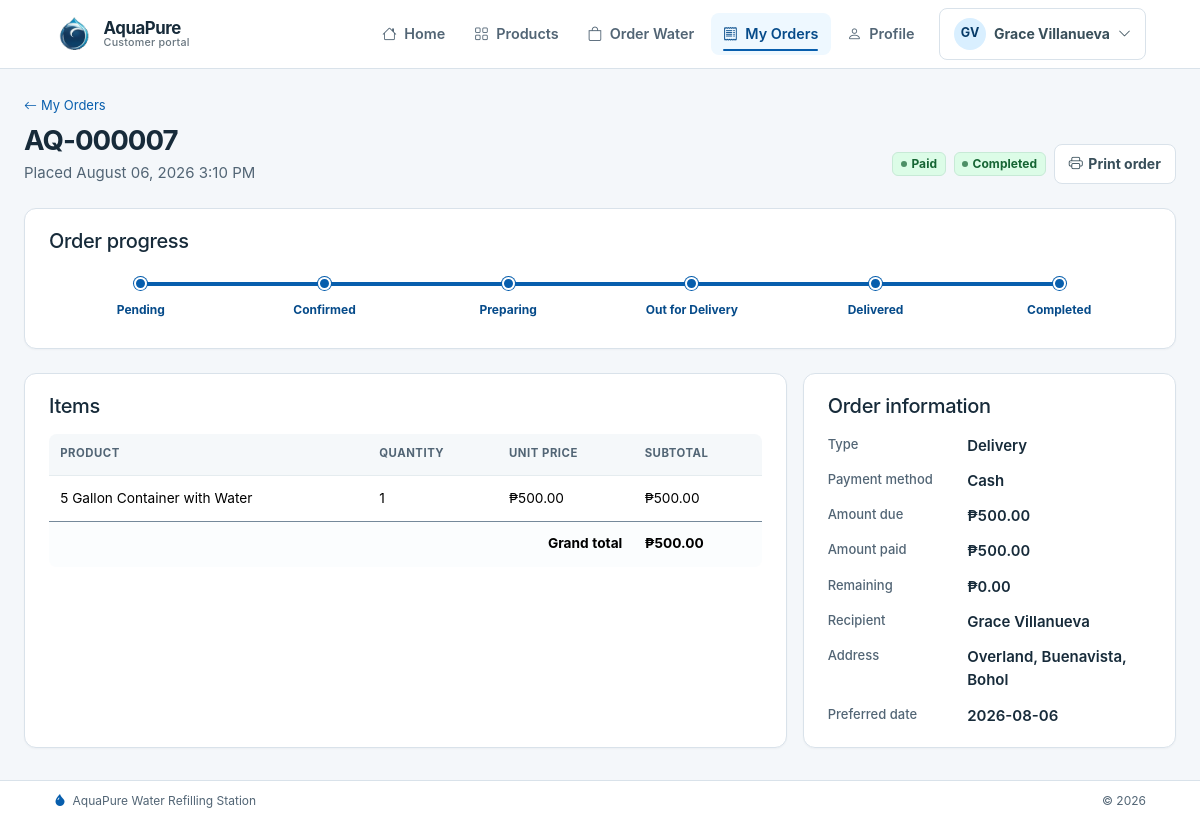
Screenshot of /customer/index.php?page=order&id=7 (signed in) with the database file from the repository.
### tables this page shows
CREATE TABLE customers (
    customer_id INT UNSIGNED AUTO_INCREMENT PRIMARY KEY,
    full_name VARCHAR(100) NOT NULL,
    email VARCHAR(100) NULL UNIQUE,
    contact_number VARCHAR(20) NOT NULL,
    address VARCHAR(255) NOT NULL,
    password_hash VARCHAR(255) NULL,
    customer_type ENUM('Online Customer','Walk-in Customer','Residential','Business') NOT NULL DEFAULT 'Online Customer',
    account_status ENUM('Active','Inactive') NOT NULL DEFAULT 'Active',
    created_at TIMESTAMP NOT NULL DEFAULT CURRENT_TIMESTAMP,
    updated_at TIMESTAMP NOT NULL DEFAULT CURRENT_TIMESTAMP ON UPDATE CURRENT_TIMESTAMP,
    INDEX idx_customers_status (account_status)
);

CREATE TABLE orders (
    order_id INT UNSIGNED AUTO_INCREMENT PRIMARY KEY,
    customer_id INT UNSIGNED NOT NULL,
    processed_by INT UNSIGNED NULL,
    order_source ENUM('Online','Walk-in') NOT NULL DEFAULT 'Online',
    order_type ENUM('Walk-in','Pickup','Delivery') NOT NULL,
    total_amount DECIMAL(10,2) UNSIGNED NOT NULL,
    payment_status ENUM('Unpaid','Partial','Paid','Refunded') NOT NULL DEFAULT 'Unpaid',
    order_status ENUM('Pending','Confirmed','Preparing','Ready for Pickup','Out for Delivery','Delivered','Completed','Cancelled') NOT NULL DEFAULT 'Pending',
    notes TEXT NULL,
    order_date DATETIME NOT NULL DEFAULT CURRENT_TIMESTAMP,
    updated_at TIMESTAMP NOT NULL DEFAULT CURRENT_TIMESTAMP ON UPDATE CURRENT_TIMESTAMP,
    CONSTRAINT fk_orders_customer FOREIGN KEY (customer_id) REFERENCES customers(customer_id) ON UPDATE CASCADE ON DELETE RESTRICT,
    CONSTRAINT fk_orders_processor FOREIGN KEY (processed_by) REFERENCES users(user_id) ON UPDATE CASCADE ON DELETE SET NULL,
    INDEX idx_orders_date (order_date),
    INDEX idx_orders_status (order_status),
    INDEX idx_orders_customer (customer_id)
);

CREATE TABLE deliveries (
    delivery_id INT UNSIGNED AUTO_INCREMENT PRIMARY KEY,
    order_id INT UNSIGNED NOT NULL UNIQUE,
    recipient_name VARCHAR(100) NOT NULL,
    contact_number VARCHAR(20) NOT NULL,
    delivery_address VARCHAR(255) NOT NULL,
    preferred_delivery_date DATE NOT NULL,
    additional_instructions TEXT NULL,
    assigned_staff_id INT UNSIGNED NULL,
    delivery_status ENUM('Pending','Confirmed','Preparing','Out for Delivery','Delivered','Cancelled') NOT NULL DEFAULT 'Pending',
    delivered_at DATETIME NULL,
    created_at TIMESTAMP NOT NULL DEFAULT CURRENT_TIMESTAMP,
    updated_at TIMESTAMP NOT NULL DEFAULT CURRENT_TIMESTAMP ON UPDATE CURRENT_TIMESTAMP,
    CONSTRAINT fk_deliveries_order FOREIGN KEY (order_id) REFERENCES orders(order_id) ON UPDATE CASCADE ON DELETE CASCADE,
    CONSTRAINT fk_deliveries_staff FOREIGN KEY (assigned_staff_id) REFERENCES users(user_id) ON UPDATE CASCADE ON DELETE SET NULL,
    INDEX idx_deliveries_date (preferred_delivery_date),
    INDEX idx_deliveries_status (delivery_status)
);

CREATE TABLE order_items (
    order_item_id INT UNSIGNED AUTO_INCREMENT PRIMARY KEY,
    order_id INT UNSIGNED NOT NULL,
    product_id INT UNSIGNED NOT NULL,
    quantity INT UNSIGNED NOT NULL,
    unit_price DECIMAL(10,2) UNSIGNED NOT NULL,
    subtotal DECIMAL(10,2) UNSIGNED NOT NULL,
    CONSTRAINT fk_order_items_order FOREIGN KEY (order_id) REFERENCES orders(order_id) ON UPDATE CASCADE ON DELETE CASCADE,
    CONSTRAINT fk_order_items_product FOREIGN KEY (product_id) REFERENCES products(product_id) ON UPDATE CASCADE ON DELETE RESTRICT,
    INDEX idx_order_items_order (order_id),
    INDEX idx_order_items_product (product_id)
);

CREATE TABLE products (
    product_id INT UNSIGNED AUTO_INCREMENT PRIMARY KEY,
    product_name VARCHAR(120) NOT NULL UNIQUE,
    description VARCHAR(255) NULL,
    category ENUM('Refill','Bottled Water','Container','Accessory') NOT NULL,
    price DECIMAL(10,2) UNSIGNED NOT NULL,
    quantity_available INT UNSIGNED NOT NULL DEFAULT 0,
    image_path VARCHAR(255) NULL,
    status ENUM('Available','Unavailable') NOT NULL DEFAULT 'Available',
    created_at TIMESTAMP NOT NULL DEFAULT CURRENT_TIMESTAMP,
    updated_at TIMESTAMP NOT NULL DEFAULT CURRENT_TIMESTAMP ON UPDATE CURRENT_TIMESTAMP,
    INDEX idx_products_status_stock (status, quantity_available),
    INDEX idx_products_category (category)
);

CREATE TABLE payments (
    payment_id INT UNSIGNED AUTO_INCREMENT PRIMARY KEY,
    order_id INT UNSIGNED NOT NULL UNIQUE,
    amount_due DECIMAL(10,2) UNSIGNED NOT NULL,
    amount_paid DECIMAL(10,2) UNSIGNED NOT NULL DEFAULT 0,
    change_amount DECIMAL(10,2) UNSIGNED NOT NULL DEFAULT 0,
    payment_method ENUM('Cash','GCash','Maya','PayMongo') NOT NULL DEFAULT 'Cash',
    reference_number VARCHAR(100) NULL UNIQUE,
    payment_date DATETIME NULL,
    payment_status ENUM('Unpaid','Partial','Paid','Refunded') NOT NULL DEFAULT 'Unpaid',
    recorded_by INT UNSIGNED NULL,
    created_at TIMESTAMP NOT NULL DEFAULT CURRENT_TIMESTAMP,
    updated_at TIMESTAMP NOT NULL DEFAULT CURRENT_TIMESTAMP ON UPDATE CURRENT_TIMESTAMP,
    CONSTRAINT fk_payments_order FOREIGN KEY (order_id) REFERENCES orders(order_id) ON UPDATE CASCADE ON DELETE CASCADE,
    CONSTRAINT fk_payments_recorder FOREIGN KEY (recorded_by) REFERENCES users(user_id) ON UPDATE CASCADE ON DELETE SET NULL,
    INDEX idx_payments_status_date (payment_status, payment_date),
    INDEX idx_payments_method (payment_method)
);

### customer/pages/order.php (the view, shortened to what the rows shown need)
<?php
$orderId = positive_int($_GET["id"] ?? 0);
$statement = db()
    ->prepare("SELECT o.*, p.payment_method, p.amount_due, p.amount_paid, p.change_amount, p.reference_number, p.payment_date,
    d.recipient_name, d.contact_number, d.delivery_address, d.preferred_delivery_date, d.delivery_status
    FROM orders o LEFT JOIN payments p ON p.order_id = o.order_id LEFT JOIN deliveries d ON d.order_id = o.order_id
    WHERE o.order_id = ? AND o.customer_id = ?");
$statement->execute([$orderId, (int) current_account()["id"]]);
$order = $statement->fetch();
$items = db()->prepare(
    "SELECT oi.*, p.product_name FROM order_items oi JOIN products p ON p.product_id = oi.product_id WHERE oi.order_id = ?",
);
$items->execute([$orderId]);
$steps =
    $order["order_type"] === "Delivery"
        ? [
            "Pending",
            "Confirmed",
            "Preparing",
            "Out for Delivery",
            "Delivered",
            "Completed",
        ]
        : [
            "Pending",
            "Confirmed",
            "Preparing",
            "Ready for Pickup",
            "Completed",
        ];
$currentIndex = array_search($order["order_status"], $steps, true);
$netPaid = max(0, (float) $order["amount_paid"] - (float) $order["change_amount"]);
$remainingBalance = max(0, (float) $order["amount_due"] - $netPaid);
?>
<header class="page-header"><div><a class="small" href="<?= e(
    url("customer/index.php?page=orders"),
) ?>"><i aria-hidden="true" class="bi bi-arrow-left me-1"></i>My Orders</a><h1 class="h2 section-title mt-2 mb-1"><?= e(
    order_number($orderId),
) ?></h1><p class="text-secondary mb-0">Placed <?= e(
    date("F d, Y g:i A", strtotime($order["order_date"])),
) ?></p></div><div class="d-flex flex-wrap align-items-center gap-2"><span class="badge <?= e(
    badge_class($order["payment_status"]),
) ?>"><?= e($order["payment_status"]) ?></span><span class="badge <?= e(
    badge_class($order["order_status"]),
) ?>"><?= e($order["order_status"]) ?></span><button class="btn btn-light" type="button" data-print-page><i class="bi bi-printer" aria-hidden="true"></i>Print order</button></div></header>
<?php if (
    $order["order_status"] !== "Cancelled"
): ?><section class="panel-card mb-4"><h2 class="h5 mb-3">Order progress</h2><div class="timeline"><?php foreach (
    $steps
    as $index => $step
): ?><div class="timeline-step <?= $currentIndex !== false &&
$index <= $currentIndex
    ? "done"
    : "" ?>"><?= e(
    $step,
) ?></div><?php endforeach; ?></div></section><?php endif; ?>
<div class="row g-3"><div class="col-lg-8"><section class="panel-card h-100"><h2 class="h5 mb-3">Items</h2><div class="table-responsive" role="region" tabindex="0" aria-label="Order table"><table data-layout="scroll" role="table" class="table"><caption class="visually-hidden">Items</caption><thead><tr><th scope="col">Product</th><th scope="col">Quantity</th><th scope="col">Unit price</th><th scope="col">Subtotal</th></tr></thead><tbody><?php foreach (
    $items->fetchAll()
    as $item
): ?><tr><td data-column-label="Product"><div class="table-cell-value"><?= e($item["product_name"]) ?></div></td><td data-column-label="Quantity"><div class="table-cell-value"><?= (int) $item[
    "quantity"
] ?></div></td><td data-column-label="Unit price"><div class="table-cell-value"><?= money($item["unit_price"]) ?></div></td><td data-column-label="Subtotal"><div class="table-cell-value"><?= money(
    $item["subtotal"],
) ?></div></td></tr><?php endforeach; ?></tbody><tfoot><tr><th colspan="3" class="text-end">Grand total</th><th><?= money(
    $order["total_amount"],
) ?></th></tr></tfoot></table></div></section></div>
<div class="col-lg-4"><section class="panel-card h-100"><h2 class="h5 mb-3">Order information</h2><dl class="detail-list"><dt>Type</dt><dd><?= e(
    $order["order_type"],
) ?></dd><dt>Payment method</dt><dd><?= e(
    $order["payment_method"],
) ?></dd><dt>Amount due</dt><dd class="money"><?= money(
    $order["amount_due"],
) ?></dd><dt>Amount paid</dt><dd class="money"><?= money(
    $netPaid,
) ?></dd><dt>Remaining</dt><dd class="money"><?= money(
    $remainingBalance,
) ?></dd><?php if (
    $order["order_type"] === "Delivery"
): ?><dt>Recipient</dt><dd><?= e(
    $order["recipient_name"],
) ?></dd><dt>Address</dt><dd><?= e(
    $order["delivery_address"],
) ?></dd><dt>Preferred date</dt><dd><?= e(
    $order["preferred_delivery_date"],
) ?></dd><?php endif; ?></dl><?php if (
    in_array($order["order_status"], ["Pending", "Confirmed"], true)
): ?><button type="button" class="btn btn-outline-danger w-100 mt-3" data-confirm="Cancel <?= e(
) ?>? Reserved product quantities will be returned to stock." data-action="<?= e(
    url("customer/index.php?page=order&id=" . $orderId),
) ?>" data-confirm-title="Cancel order" data-confirm-label="Cancel order" data-form-action="cancel_order" data-id="<?= $orderId ?>">Cancel order</button><?php endif; ?></section></div></div>

### includes/customer-header.php (shortened to what the rows shown need)
<?php
$account = current_account();
$nameParts = preg_split('/\s+/', trim((string) $account["name"])) ?: [];
$accountInitials = "";
foreach (array_slice($nameParts, 0, 2) as $namePart) {
    $accountInitials .= strtoupper(substr($namePart, 0, 1));
}
?>
<!doctype html>
<html lang="en">
<head>
    <link rel="stylesheet" href="<?= e(url("assets/vendor/bootstrap/css/bootstrap.min.css")) ?>">
    <link rel="stylesheet" href="<?= e(url("assets/vendor/bootstrap-icons/font/bootstrap-icons.min.css")) ?>">
    <link rel="stylesheet" href="<?= e(url("assets/css/style.css?v=8")) ?>">
</head>
<body class="customer-page">
<nav class="navbar navbar-expand-lg navbar-light bg-white border-bottom sticky-top site-nav customer-nav" aria-label="Customer navigation">
    <div class="container">
        <div class="collapse navbar-collapse" id="customerNav">
            <ul class="navbar-nav ms-auto align-items-lg-center gap-lg-1">
                <li class="nav-item dropdown ms-lg-2">
                    <button class="btn btn-light d-flex align-items-center gap-2 w-100" type="button" data-bs-toggle="dropdown" aria-expanded="false" aria-label="Account menu for <?= e($account["name"]) ?>">
                        <span class="account-avatar" aria-hidden="true"><?= e($accountInitials ?: "AQ") ?></span>
                        <span class="text-truncate"><?= e($account["name"]) ?></span>
                        <i class="bi bi-chevron-down small ms-auto" aria-hidden="true"></i>
                    </button>
                </li>
            </ul>
        </div>
    </div>
</nav>
<main class="container customer-content" id="mainContent" tabindex="-1">

### rows the page displays
customers: full_name "Grace Villanueva"
orders: order_date "August 06, 2026 3:10 PM", payment_status "Paid", order_status "Completed", deliveries.delivery_status "Delivered", total_amount "₱500.00", order_type "Delivery", payments.payment_method "Cash", payments.amount_due "₱500.00", payments.amount_paid+change_amount "₱500.00", payments.amount_due+amount_paid+change_amount "₱0.00", deliveries.recipient_name "Grace Villanueva", deliveries.delivery_address "Overland, Buenavista, Bohol", deliveries.preferred_delivery_date "2026-08-06"
order_items: product.product_name "5 Gallon Container with Water", quantity "1", unit_price "₱500.00", subtotal "₱500.00"

### other values shown
$label "Home"
$label "Products"
$label "Order Water"
$label "My Orders"
$label "Profile"
$accountInitials ?: "AQ" "GV"
order_number($orderId) "AQ-000007"
$step "Pending"
$step "Confirmed"
$step "Preparing"
$step "Out for Delivery"
